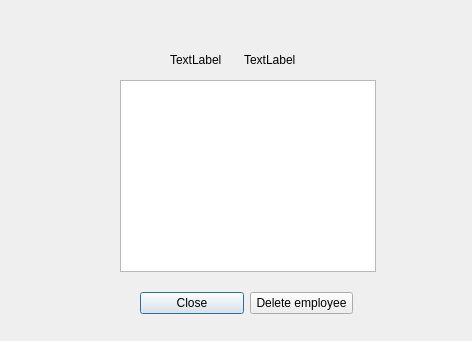
<?xml version="1.0" encoding="UTF-8"?>
<ui version="4.0">
 <class>EmployeeDialog</class>
 <widget class="QDialog" name="EmployeeDialog">
  <property name="geometry">
   <rect>
    <x>0</x>
    <y>0</y>
    <width>472</width>
    <height>341</height>
   </rect>
  </property>
  <property name="windowTitle">
   <string>Dialog</string>
  </property>
  <widget class="QWidget" name="layoutWidget">
   <property name="geometry">
    <rect>
     <x>140</x>
     <y>290</y>
     <width>213</width>
     <height>27</height>
    </rect>
   </property>
   <layout class="QHBoxLayout" name="horizontalLayout">
    <item>
     <widget class="QPushButton" name="close">
      <property name="text">
       <string>Close</string>
      </property>
     </widget>
    </item>
    <item>
     <widget class="QPushButton" name="deleteEmployee">
      <property name="text">
       <string>Delete employee</string>
      </property>
     </widget>
    </item>
   </layout>
  </widget>
  <widget class="QWidget" name="layoutWidget">
   <property name="geometry">
    <rect>
     <x>170</x>
     <y>50</y>
     <width>142</width>
     <height>19</height>
    </rect>
   </property>
   <layout class="QHBoxLayout" name="horizontalLayout_2">
    <item>
     <widget class="QLabel" name="fullName">
      <property name="text">
       <string>TextLabel</string>
      </property>
     </widget>
    </item>
    <item>
     <widget class="QLabel" name="position">
      <property name="text">
       <string>TextLabel</string>
      </property>
     </widget>
    </item>
   </layout>
  </widget>
  <widget class="QListWidget" name="tasks">
   <property name="geometry">
    <rect>
     <x>120</x>
     <y>80</y>
     <width>256</width>
     <height>192</height>
    </rect>
   </property>
  </widget>
 </widget>
 <resources/>
 <connections/>
</ui>
